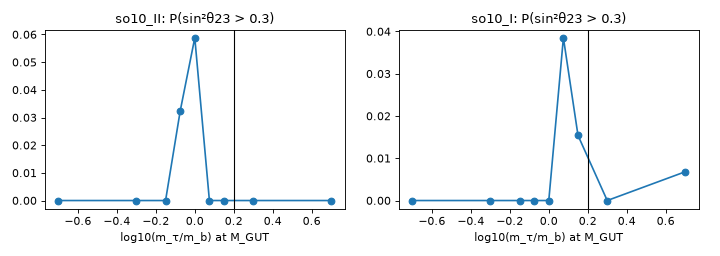

The Python source for this figure:
"""Type-II b-tau / theta23 ridge check (Bajc-Senjanovic-Vissani mechanism) in the broad so10_II and so10_I datasets:
median and 90th percentile of sin^2 theta23^l, and fraction with sin^2 theta23 > 0.3, in bins of log10(m_tau/m_b) at M_GUT,
restricted to samples whose other charged-lepton ratios are within 0.3 dex of the data. Writes btau_ridge.json/.png."""
import json, pathlib, sys
import numpy as np
HERE = pathlib.Path(__file__).resolve().parent
sys.path.insert(0, str(HERE.parents[1])); sys.path.insert(0, str(HERE))
import gen
ART = HERE.parents[1] / "artifacts" / "f3"
z0 = np.array(gen.gut_reference()["z"])
bins = np.array([-1.0, -0.4, -0.2, -0.1, -0.05, 0.05, 0.1, 0.2, 0.4, 1.0])
out = {}
import matplotlib; matplotlib.use("Agg"); import matplotlib.pyplot as plt
fig, ax = plt.subplots(1, 2, figsize=(9, 3.2), dpi=80)
for k, v in enumerate(("so10_II", "so10_I")):
    z = np.load(ART / f"ds_broad_{v}.npz")["z"].astype(float)
    m = (np.abs(z[:, 5] - z0[5]) < 0.3) & (np.abs(z[:, 6] - z0[6]) < 0.3)
    x, y = z[m, 7], z[m, 14]
    rows = []
    for a, b in zip(bins[:-1], bins[1:]):
        s = (x >= a) & (x < b)
        rows.append({"lg_mtau_mb": [a, b], "n": int(s.sum()),
                     "s23sq_median": round(float(np.median(y[s])), 4) if s.sum() else None,
                     "s23sq_q90": round(float(np.quantile(y[s], 0.9)), 4) if s.sum() else None,
                     "frac_s23sq_gt_0.3": round(float(np.mean(y[s] > 0.3)), 4) if s.sum() else None})
    out[v] = {"n_selected": int(m.sum()), "bins": rows, "observed_lg_mtau_mb_GUT": round(float(z0[7]), 3)}
    c = 0.5 * (bins[:-1] + bins[1:])
    ax[k].plot(c, [r["frac_s23sq_gt_0.3"] or 0 for r in rows], "o-")
    ax[k].axvline(z0[7], color="k", lw=1)
    ax[k].set(title=f"{v}: P(sin²θ23 > 0.3)", xlabel="log10(m_τ/m_b) at M_GUT")
fig.tight_layout(); fig.savefig(HERE / "btau_ridge.png")
(HERE / "btau_ridge.json").write_text(json.dumps(out, indent=1))
for v in out:
    print(v, out[v]["n_selected"], [(r["lg_mtau_mb"], r["n"], r["s23sq_median"], r["frac_s23sq_gt_0.3"]) for r in out[v]["bins"]])
